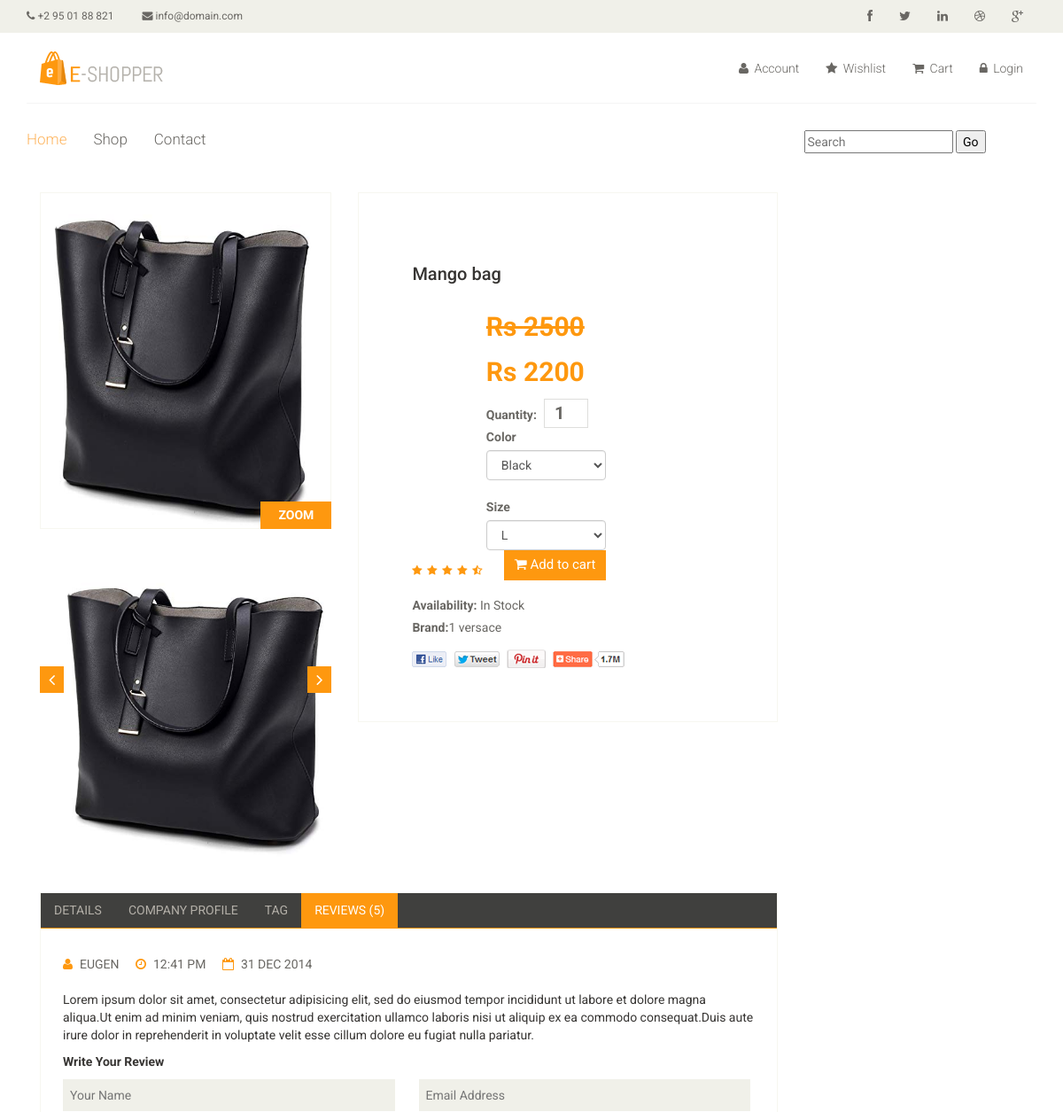
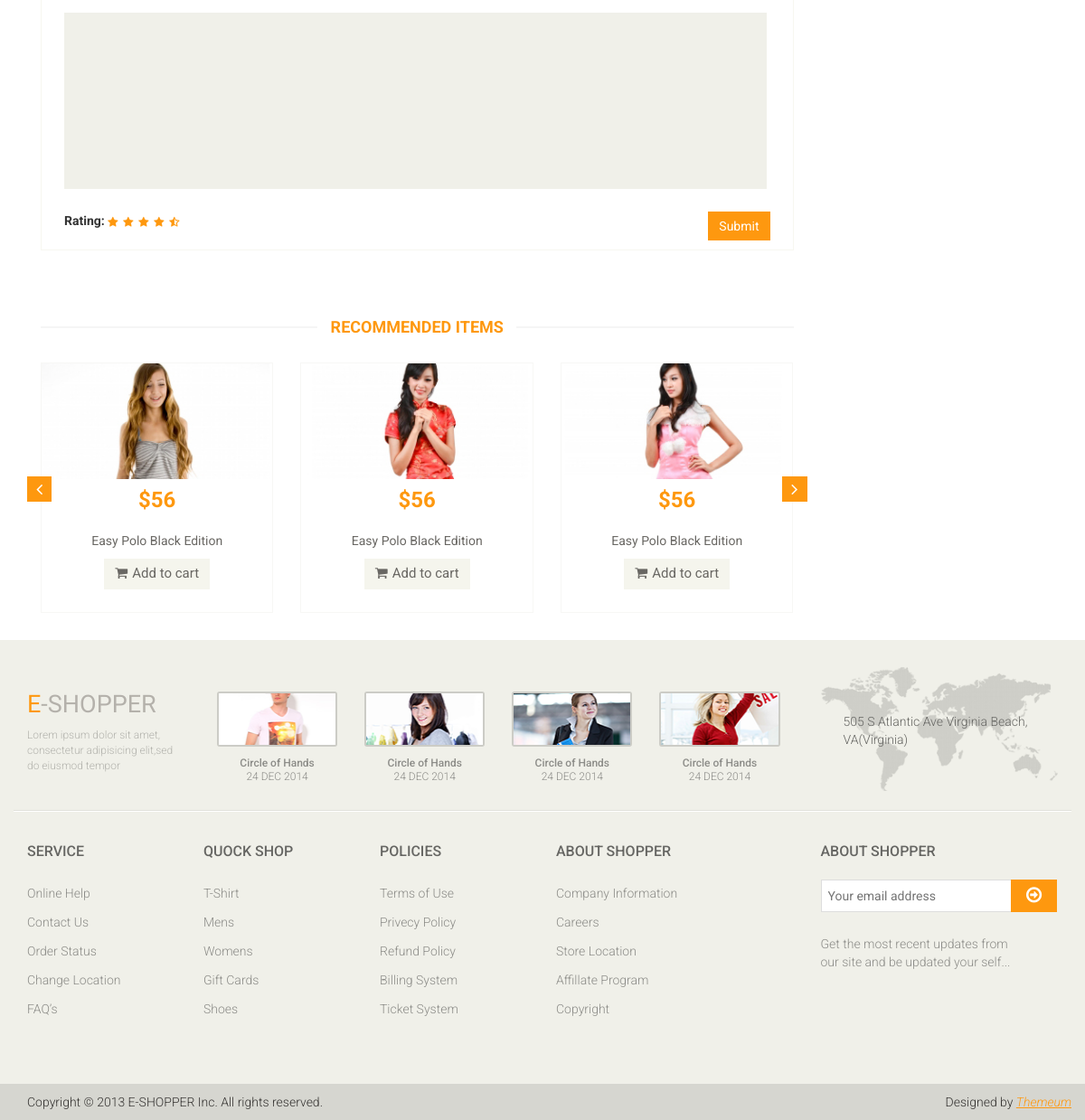
Page /product/3/ on the committed database (2 pictures, top to bottom).
### mainApp/models.py (models this page shows, shortened)
class Product(models.Model):
    name=models.CharField(max_length=50)
    desc=models.TextField()
    category=models.ForeignKey(Category, on_delete=models.CASCADE)
    brand=models.ForeignKey(Brand, on_delete=models.CASCADE)
    seller=models.ForeignKey(Seller, on_delete=models.CASCADE)
    basePrice=models.IntegerField()
    discount=models.IntegerField(default=0, null=True, blank=True)
    finalPrice=models.IntegerField(default=0, null=True, blank= True)
    red=models.BooleanField(default=False, blank=True, null=True)
    black=models.BooleanField(default=False, blank=True, null=True)
    mustard=models.BooleanField(default=False, blank=True, null=True)
    blue=models.BooleanField(default=False, blank=True, null=True)
    pink=models.BooleanField(default=False, blank=True, null=True)
    green=models.BooleanField(default=False, blank=True, null=True)
    XS=models.BooleanField(default=False, blank=True, null=True)
    S=models.BooleanField(default=False, blank=True, null=True)
    M=models.BooleanField(default=False, blank=True, null=True)
    L=models.BooleanField(default=False, blank=True, null=True)
    XL=models.BooleanField(default=False, blank=True, null=True)
    XXL=models.BooleanField(default=False, blank=True, null=True)
    img1=models.ImageField(upload_to='images/', default=None, blank=True, null=True)
    img2=models.ImageField(upload_to='images/', default=None, blank=True, null=True)
    img3=models.ImageField(upload_to='images/', default=None, blank=True, null=True)
    img4=models.ImageField(upload_to='images/', default=None, blank=True, null=True)
    img5=models.ImageField(upload_to='images/', default=None, blank=True, null=True)
    date=models.DateTimeField(auto_now=True)
    stock=models.BooleanField(default=False)

class Brand(models.Model):
    name=models.CharField(max_length=50)
    def __str__(self):
        return str(self.id) + " " + self.name

### mainApp/views.py (the view, shortened to what this page needs)
# urls.py: path('product/<int:num>/', views.productDetails),
def productDetails(request, num):
    p=Product.objects.get(id=num)
    return render(request, "product-details.html", {"Product":p})

### mainApp/templates/product-details.html (shortened to what this page needs)
{% extends 'index.html' %}
{% load static %}
{% block body %}
	<section>
		<div class="container">
			<div class="row">
				<div class="col-sm-9 padding-right">
					<div class="product-details">
						<div class="col-sm-5">
							<div class="view-product">
								<img src="{{Product.img1.url}}" alt="" />
								<h3>ZOOM</h3>
							</div>
							<div id="similar-product" class="carousel slide" data-ride="carousel">
								    <div class="carousel-inner">
										<div class="item active">
											{% if Product.img1 %}
										  <a href=""><img src="{{Product.img1.url}}" alt=""></a>
											{% endif %}
										</div>
									</div>
								  <a class="left item-control" href="#similar-product" data-slide="prev">
									<i class="fa fa-angle-left"></i>
								  </a>
								  <a class="right item-control" href="#similar-product" data-slide="next">
									<i class="fa fa-angle-right"></i>
								  </a>
							</div>
						</div>
						<div class="col-sm-7">
							<div class="product-information">
								<h2>{{Product.name}}</h2>
								<img src="{% static 'images/product-details/rating.png' %}" alt="" />
								<span>
									<span><s>Rs {{Product.basePrice}}</s></span><br>
									<span>Rs {{Product.finalPrice}}</span>
									<form method="post" >
										<label>Quantity:</label>
										<input name="q" type="number" value="1"><br>
										<label>Color</label>
										<select class="form-control" name="color">
											{% if Product.black %}
											<option value="black"> Black</option>
											{% endif %}
										</select><br>
										<label>Size</label>
										<select class="form-control" name="size">
											{% if Product.L %}
											<option value="l"> L</option>
											{% endif %}
										</select>
									<button type="submit" class="btn btn-fefault cart">
										<i class="fa fa-shopping-cart"></i>
										Add to cart
									</button>
										</form>
								</span>
								<p><b>Availability:</b> In Stock</p>
								<p><b>Brand:</b>{{Product.brand}}</p>
								<a href=""><img src="{% static 'images/product-details/share.png" class="share img-responsive"  alt="" /></a>
							</div>
						</div>
					</div>
					<div class="category-tab shop-details-tab">
						<div class="col-sm-12">
							<ul class="nav nav-tabs">
								<li><a href="#details" data-toggle="tab">Details</a></li>
								<li><a href="#companyprofile" data-toggle="tab">Company Profile</a></li>
								<li><a href="#tag" data-toggle="tab">Tag</a></li>
								<li class="active"><a href="#reviews" data-toggle="tab">Reviews (5)</a></li>
							</ul>
						</div>
						<div class="tab-content">
							<div class="tab-pane fade active in" id="reviews" >
								<div class="col-sm-12">
									<ul>
										<li><a href=""><i class="fa fa-user"></i>EUGEN</a></li>
										<li><a href=""><i class="fa fa-clock-o"></i>12:41 PM</a></li>
										<li><a href=""><i class="fa fa-calendar-o"></i>31 DEC 2014</a></li>
									</ul>
									<p>Lorem ipsum dolor sit amet, consectetur adipisicing elit, sed do eiusmod tempor incididunt ut labore et dolore magna aliqua.Ut enim ad minim veniam, quis nostrud exercitation ullamco laboris nisi ut aliquip ex ea commodo consequat.Duis aute irure dolor in reprehenderit in voluptate velit esse cillum dolore eu fugiat nulla pariatur.</p>
									<p><b>Write Your Review</b></p>
									<form action="#">
										<span>
											<input type="text" placeholder="Your Name"/>
											<input type="email" placeholder="Email Address"/>
										</span>
										<textarea name="" ></textarea>
										<b>Rating: </b> <img src="{% static 'images/product-details/rating.png' %}" alt="" />
										<button type="button" class="btn btn-default pull-right">
											Submit
										</button>
									</form>
								</div>
							</div>
						</div>
					</div>
					<div class="recommended_items">
						<h2 class="title text-center">recommended items</h2>
						<div id="recommended-item-carousel" class="carousel slide" data-ride="carousel">
							<div class="carousel-inner">
								<div class="item active">
									<div class="col-sm-4">
										<div class="product-image-wrapper">
											<div class="single-products">
												<div class="productinfo text-center">
													<img src="{% static 'images/home/recommend1.jpg' %}" alt="" />
													<h2>$56</h2>
													<p>Easy Polo Black Edition</p>
													<button type="button" class="btn btn-default add-to-cart"><i class="fa fa-shopping-cart"></i>Add to cart</button>
												</div>
											</div>
										</div>
									</div>
									<div class="col-sm-4">
										<div class="product-image-wrapper">
											<div class="single-products">
												<div class="productinfo text-center">
													<img src="{% static 'images/home/recommend2.jpg' %}" alt="" />
													<h2>$56</h2>
													<p>Easy Polo Black Edition</p>
													<button type="button" class="btn btn-default add-to-cart"><i class="fa fa-shopping-cart"></i>Add to cart</button>
												</div>
											</div>
										</div>
									</div>
									<div class="col-sm-4">
										<div class="product-image-wrapper">
											<div class="single-products">
												<div class="productinfo text-center">
													<img src="{% static 'images/home/recommend3.jpg' %}" alt="" />
													<h2>$56</h2>
													<p>Easy Polo Black Edition</p>
													<button type="button" class="btn btn-default add-to-cart"><i class="fa fa-shopping-cart"></i>Add to cart</button>
												</div>
											</div>
										</div>
									</div>
								</div>
							</div>
							 <a class="left recommended-item-control" href="#recommended-item-carousel" data-slide="prev">
								<i class="fa fa-angle-left"></i>
							  </a>
							  <a class="right recommended-item-control" href="#recommended-item-carousel" data-slide="next">
								<i class="fa fa-angle-right"></i>
							  </a>
						</div>
					</div>
				</div>
			</div>
		</div>
	</section>
	{% endblock %}

### rows in the picture
Product: img1 (picture), name "Mango bag", basePrice "2500", finalPrice "2200", color "Black", size "L", brand "1 versace"
